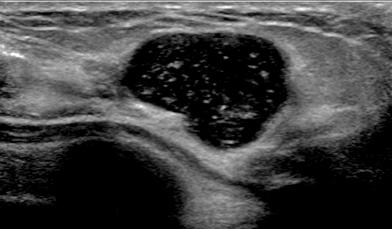
#> input picture Lab 1/Data/BreastUltrasound5.tif, 392 x 229 px
$ jupyter execute --allow-errors 'BMEN 509 W2019 - Laboratory 1 - Name.ipynb'   (shell and % lines are left out)
#> lines starting #> are read from the running program, lines starting #| are printed output that depends on the picture
# BMEN 509 - Laboratory 1 - Image Domain
The purpose of this laboratory is to become familiar with digital images and how to work with images.
In this exercise, you will demonstrate 1) a basic understanding of digital image representation, 2)
an ability to perform simple operations on images, and 3) an understanding of fundamental image
processing techniques.

Your rubric is as follows:

Please use this notebook to complete your assignment. Sections to be completed are blank and are marked by `TODO`. Please upload the notebook (.ipynn) and as a PDF (.pdf) by using File > Download as > PDF via LaTeX.

TODO: Bryce A. Besler, November 19th, 2018

### Objective
TODO

## Notebook Setup

[cell 1]
# Library Imports
import os
import math
import numpy as np
import matplotlib.pyplot as plt
from skimage import io
from scipy import signal, ndimage

# Setup Jupyter notebook specifics

# Numpy printing help
np.set_printoptions(precision=2)

[cell 2]
# Constants
data_directory = os.path.join('.', 'Data')
file_names = [
    'BreastUltrasound5.tif', 'T1Weighted8.jpg',
    'Thorax_PD.png', 'calcs_grids.tiff',
    'knee_ct2.tif', 'knee_xray2.tif',
    'mri_T2.tif', 'mri_brain.tif',
    'mri_pd.tif'
]

#> (a cell that did not finish here is left out)

## Question 1 - Image Basics
Using the image BreastUltrasound5.tif do the following:
1. Load the image
2. Display the image
3. Give the image a title, x-axis label, y-axis label, and add a colorbar
4. What is the size of the image in the X and Y dimensions?
5. How many pixels are in the image?
6. Which corner of the image is the pixel (0,0)?
7. Plot the histogram of the image with 256 bins

[cell 4]
# TODO: Implement
filename = os.path.join(data_directory, 'BreastUltrasound5.tif')
I = io.imread(filename)
#> I is the input picture: shape (229, 392); min 0, max 255, mean 63.5

# plot image with labels and color bar, and histogram with 256 bins
plt.subplots(1, 2, figsize=(20,10))
plt.subplot(1, 2, 1); plt.imshow(I, cmap='gray'); plt.title('BreastUltrasound5.tif'); plt.xlabel('Pixel Column'); plt.ylabel('Pixel Row'); plt.colorbar()
plt.subplot(1, 2, 2); plt.hist(I.ravel(), bins=256); plt.xlabel('Intensity'); plt.ylabel('Count')
plt.show()
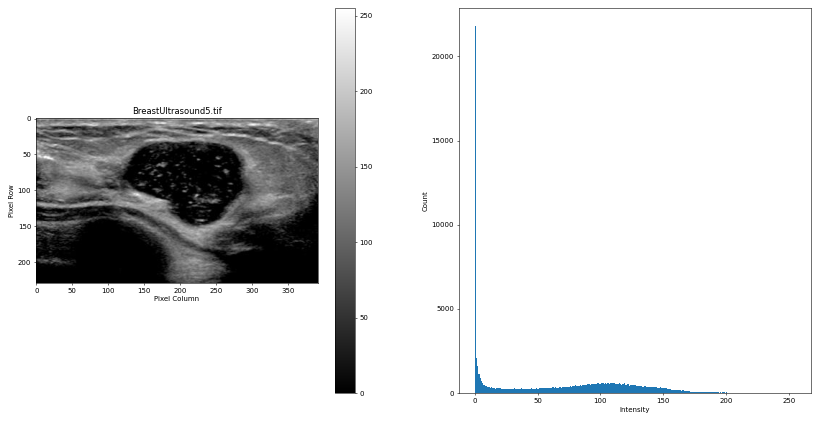
#> figure drawn by matplotlib, 3 panels; panel 2: tallest bar 21788 high, from x = 0 to 0.996

print('4. The Image has: {0} pixels in the X dimension and {1} pixels in the Y dimension.'.format(I.shape[0], I.shape[1]))
#| 4. The Image has: 229 pixels in the X dimension and 392 pixels in the Y dimension.
print('5. The image has {} pixels.'.format(np.prod(I.shape)))
#| 5. The image has 89768 pixels.
print('6. The top-left corner of the image is the pixel (0, 0), as seen by the image plot.')

## Question 2 - Transfer Functions
Window and Level is a common technique for visualizing biomedical images. You can visualize
specific tissues by expanding the contrast in a narrow range of gray values while ignore all other
gray values. Window and Level is easy to implement as a simple transfer function, given below.

The linear transform is given by:

$$ J(x,y) = m * I(x,y) + b $$

Determine how to calculate m and b. If you get stuck, refer to the laboratory notes. Write a function
`window_level_function` that takes as input an image, a window, and a level and returns as output an image that has been
windowed and levelled. The output image should be an 8-bit unsigned integer.
The input image will need to be converted to a double and you will have to convert the output
image to an unsigned 8-bit integer. Remember that the maximum value for an 8-bit unsigned integer
is 255.

The code below loads the image `mri_T2.tif`. Using your function, it displays the image and its histogram at the
following windows and levels. The corresponding tissue for each window and level is given on the
right.

| Tissue | Window | Level |
|:------ |:------:|:-----:|
|Whole dynamic range|255|128|
|High contrast between white and gray matter|50|50|
|Background|10|20|
|Tumour|50|100|

After writing your function and running the given code, answer the following questions:

    1) Compare the histogram of the second window level transformation (W=50, L=50) to the histogram of the first window level transformation (W=255, L=128). Which values were truncated in the second window level transformation?
    2) In your own words, why does windowing and levelling allow us to see different tissues?

[cell 5]
# [12 lines left out: function window_level_function, not called in this run]

#> (a cell that did not finish here is left out)

## Question 3 - Exploring a Gaussian Function
The Gaussian filter is one of the most powerful filters in image processing. Here, we are going to
explore the effects of changing the kernel size and the response size of a Gaussian filter to better
understand the parameters.

The code below loads the image `knee_ct2.tif` and displays the image. Next, it filters the image with a sigma of 2
and at five different kernel sizes: 3, 5, 7, 21 and 51. Next, it filters the image with a kernel size of 21
and at five different sigmas: 0.5, 1, 2, 3, 5. Plot the filtered image for all 11 responses.

Your objective is to write the function `gaussian_kernel`. This function creates a Gaussian kernel using the equation:

$$ J(x,y) = \frac{1}{\sqrt{2 \pi} \sigma} exp\left( - \frac{(x-\mu_x)^2 + (x-\mu_y)^2}{2 \sigma^2} \right) $$

where $\sigma$ determines the frequency response of the fitler and $(\mu_x, \mu_y)$ are the centers of the kernel. Note that the kernel size is also a parameter!

If you need help conceptualizing image convolution, I would recommend [Image Kernels Explained Visually](http://setosa.io/ev/image-kernels/).

In your own words, answer the following questions:
1. What is the effect of increasing the kernel size but keeping sigma constant?
2. What is the effect of increasing the sigma but keeping the kernel size constant?
3. Often a Gaussian filter is used to filter noise in an image. How should the parameters (sigma, kernel size) be chosen for filtering noise?
4. What is the disadvantage of making the kernel extremely large?

[cell 7]
def gaussian_kernel(sigma, kernel_size):
    # TODO: Implement this function
    kernel = np.zeros((kernel_size, kernel_size))
    centerx = kernel_size / 2
    centery = kernel_size / 2

    for i in range(kernel_size):
        for j in range(kernel_size):
            denom = 1 / ((math.sqrt(2 * math.pi)) * sigma)
            expon = math.exp(-((i - centerx)**2 + (j - centery)**2) / (2 * sigma**2))
            value = denom * expon
            kernel[i, j] = value

    return kernel

[cell 8]
# Load image
image = io.imread(os.path.join(data_directory, 'knee_ct2.tif'))
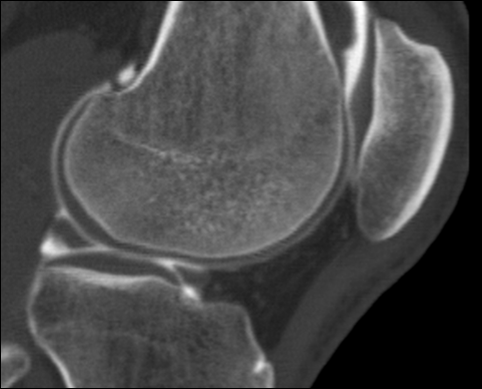
#> input picture Lab 1/Data/knee_ct2.tif, 482 x 389 px
#> image is the input picture: shape (389, 482); min 0, max 254, mean 72.9

[cell 9]
# Create kernels
sigmas = [0.5, 1, 2, 3, 5]
kernels = [3, 5, 7, 21, 51]

plt.subplots(len(sigmas), len(kernels), figsize=(7, 7))
for i, sigma in enumerate(sigmas):
    for j, kernel in enumerate(kernels):
            gauss = gaussian_kernel(sigma, kernel)

            plt.subplot(len(sigmas), len(kernels), j + i * len(sigmas) + 1)
            plt.imshow(gauss, cmap='gray')
            plt.title('Sigma = {} \n Kernel = {}'.format(sigma, kernel), fontsize=10)
            plt.xticks([])
            plt.yticks([])
plt.subplots_adjust(top = 1.2)
plt.show()
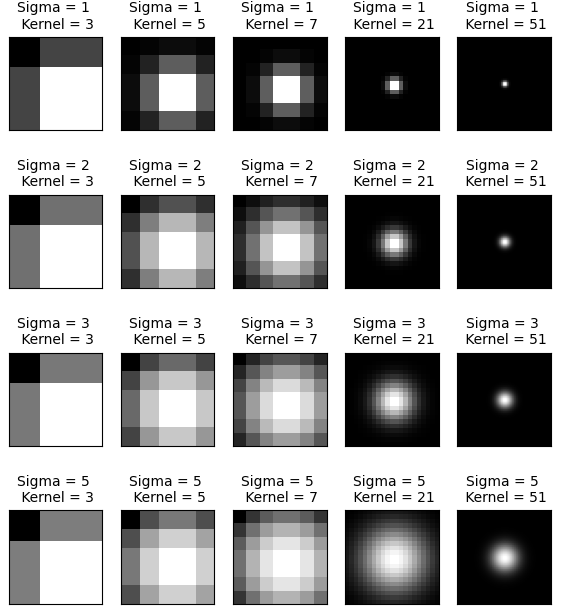
#> figure drawn by matplotlib, 25 panels

[cell 10]
sigma = []
kernel = []

# Kernel sizes
sigma = 1
kernels = [3, 5, 7, 21, 51]

plt.subplots(2, (len(kernels)+1)//2, figsize=(30, 15))
plt.subplot(2, (len(kernels)+1)//2, 1)
plt.imshow(image, cmap='gray')
plt.title('Original')
plt.xticks([])
plt.yticks([])
i = 2
for kernel in kernels:
    gauss = gaussian_kernel(sigma, kernel)
    smooth_image = signal.convolve2d(image, gauss, boundary='pad', mode='same')

    plt.subplot(2, (len(kernels)+1)//2, i)
    plt.imshow(smooth_image, cmap='gray')
    plt.title('Sigma = {}, Kernel = {}'.format(sigma, kernel))
    plt.xticks([])
    plt.yticks([])

    i += 1
#> after the loop, i = 7
plt.show()
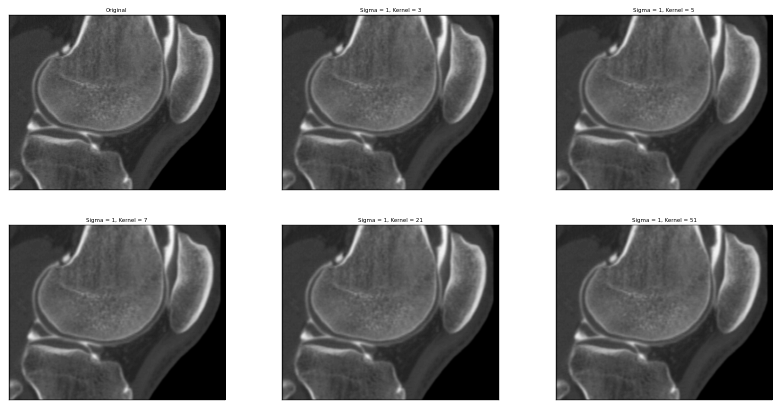
#> figure drawn by matplotlib, 6 panels

[cell 11]
sigma = []
kernel = []

# Sigmas
sigmas = [0.5, 1, 2, 3, 5]
kernel = 21

plt.subplots(2, (len(kernels)+1)//2, figsize=(30, 15))
plt.subplot(2, (len(kernels)+1)//2, 1)
plt.imshow(image, cmap='gray')
plt.title('Original')
plt.xticks([])
plt.yticks([])
i = 2
for sigma in sigmas:
    gauss = gaussian_kernel(sigma, kernel)
    smooth = signal.convolve2d(image, gauss, boundary='pad', mode='same')

    plt.subplot(2, (len(kernels)+1)//2, i)
    plt.imshow(smooth, cmap='gray')
    plt.title('Sigma = {}, Kernel = {}'.format(sigma, kernel))
    plt.xticks([])
    plt.yticks([])

    i += 1
#> after the loop, i = 7

plt.show()
